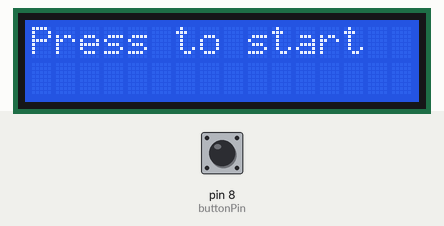
The sketch below on a simulated Arduino Uno, built with avr-gcc and run on an emulated ATmega328P. On the bench: 16×2 character LCD. The test bench sets the inputs (shaded band); at power-on: pin 8 (buttonPin) LOW.

Above: at 1.2 s.
1.3 s: pin 8 (buttonPin) pulled HIGH for 1 s
At 3.5 s:
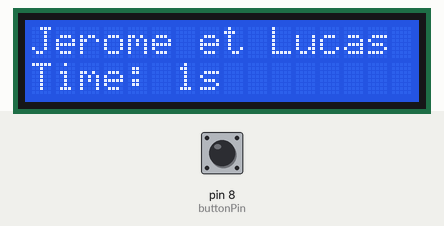
5.2 s: pin 8 (buttonPin) pulled HIGH for 0.15 s
At 5.27 s:
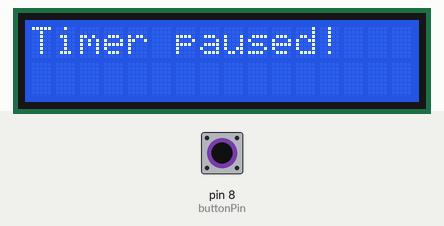
7.2 s: pin 8 (buttonPin) driven HIGH
10.2 s: pin 8 (buttonPin) driven LOW
At 12.8 s:
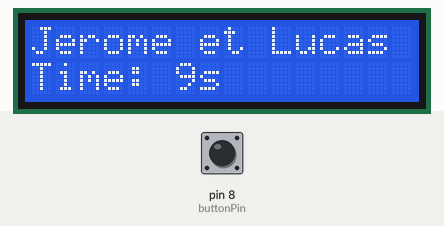
13.2 s: pin 8 (buttonPin) driven HIGH
At 13.48 s:
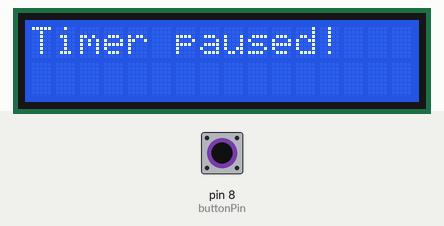

The sketch:

job04.ino
```cpp
#include <LiquidCrystal.h>

LiquidCrystal lcd(2, 3, 4, 5, 6, 7);
int buttonPin = 8;
int buttonState = 0;
boolean timerStarted = false;
unsigned long startTime;
unsigned long elapsedTime;
unsigned long pauseTime = 0;

void setup() {
  lcd.begin(16, 2);
  lcd.print("Press to start");
  pinMode(buttonPin, INPUT);
}

void loop() {
  buttonState = digitalRead(buttonPin);
  if (buttonState == HIGH && !timerStarted) {
    timerStarted = true;
    if (pauseTime == 0) {
      startTime = millis();
    } else {
      startTime = millis() - pauseTime;
      pauseTime = 0;
    }
    lcd.clear();
    lcd.print("Jerome et Lucas");
  } else if (buttonState == HIGH && timerStarted) {
    timerStarted = false;
    pauseTime = millis() - startTime;
    lcd.clear();
    lcd.print("Timer paused!");
  }

  if (timerStarted) {
    elapsedTime = millis() - startTime;
    lcd.setCursor(0, 1);
    lcd.print("Time: ");
    lcd.print(elapsedTime / 1000);
    lcd.print("s");
  }
}
```

Measured:
- after the input at 1.3 s, the display: first changes at once (image 1 shows a later state)
- after the input at 5.2 s, the display: changes at once (image 2)
- after the input at 13.2 s, the display: changes after 0.14 s (image 4)
- what the display in image 1 shows lasts 1.0 s, from 2.7 s to 3.7 s
